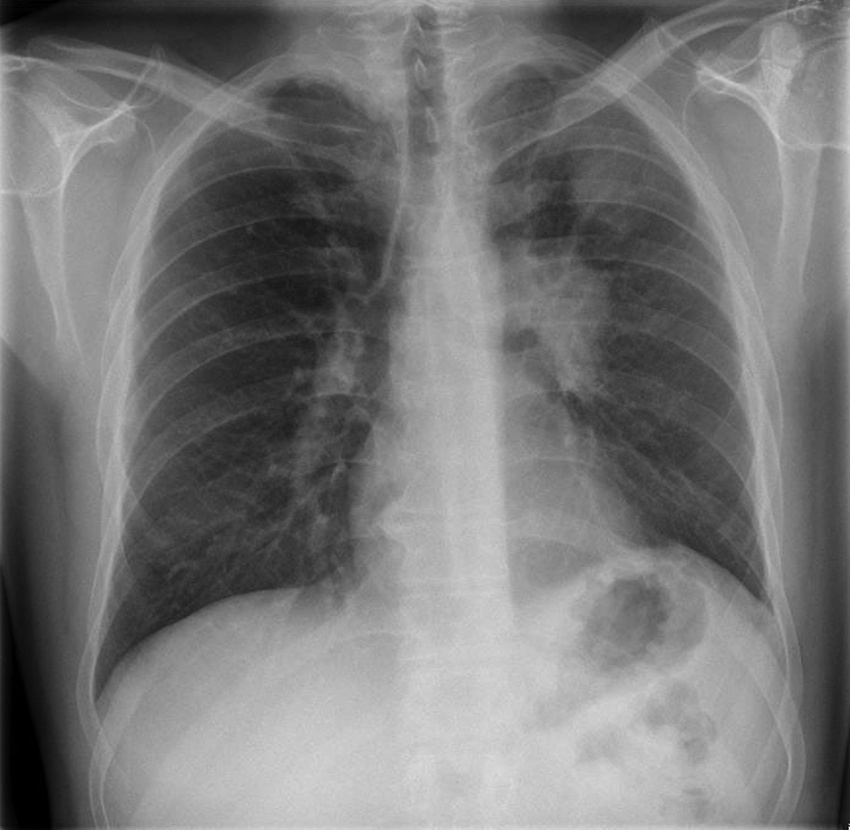
#> input picture img/chest.jpg, 850 x 830 px, shrunk from 1800 x 1756 before the run
$ python test.py
#> lines starting #> are read from the running program, lines starting #| are printed output that depends on the picture
"""."""
import cv2
import numpy as np
import matplotlib.pyplot as plt

img = cv2.imread('img/chest.jpg')
#> img is the input picture: shape (830, 850, 3); min 0, max 248, mean 118.9
cv2.imshow("Images", img)
cv2.waitKey(0)
cv2.destroyAllWindows()

gray_img = cv2.cvtColor(img, cv2.COLOR_BGR2GRAY)

gray_img_eqhist = cv2.equalizeHist(gray_img)
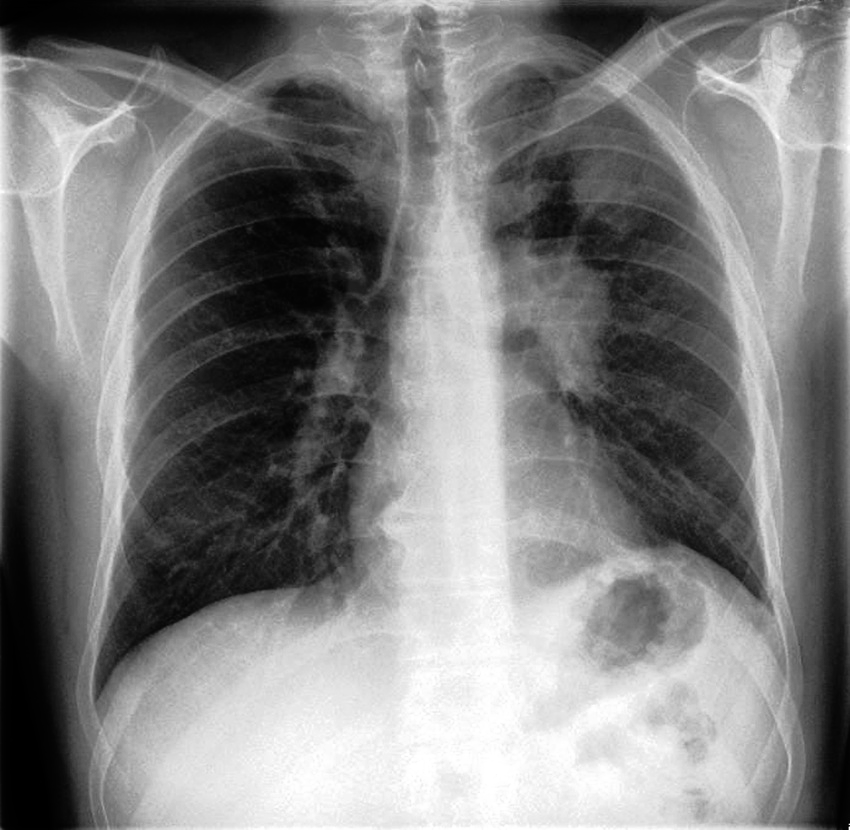
#> gray_img_eqhist: shape (830, 850); min 0, max 255, mean 127.7
hist = cv2.calcHist(gray_img_eqhist, [0], None, [256], [0, 256])
#> hist = 256 values, max 45 at index 1, min 0 at index 8, mean 3.32
cv2.imshow("Images", gray_img_eqhist)
cv2.imwrite('img/chest_eqhist.jpg', gray_img_eqhist)
cv2.waitKey(0)
cv2.destroyAllWindows()

clahe = cv2.createCLAHE(clipLimit=40)
gray_img_clahe = clahe.apply(gray_img_eqhist)
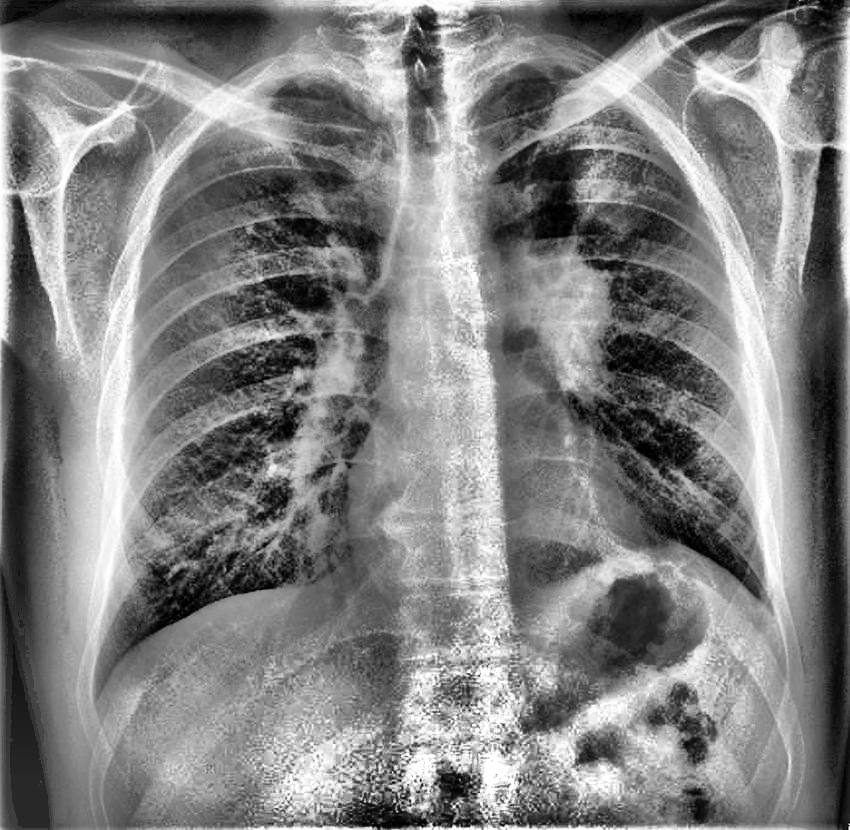
#> gray_img_clahe: shape (830, 850); min 0, max 255, mean 129
cv2.imshow("Images", gray_img_clahe)
cv2.imwrite('img/chest_clahe.jpg', gray_img_clahe)
cv2.waitKey(0)
cv2.destroyAllWindows()

$ run again, with img/img1.jpeg copied over img/chest.jpg
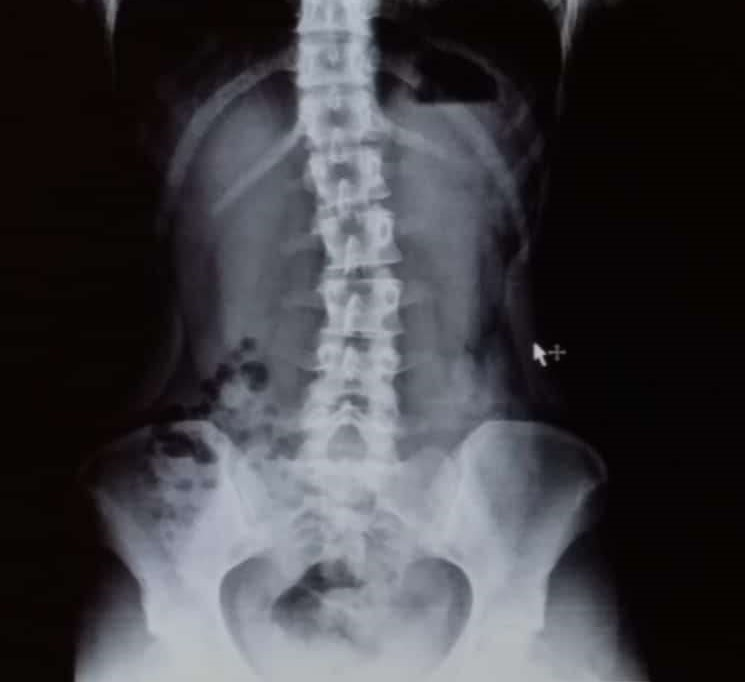
#> input picture img/img1.jpeg, 745 x 682 px
#> img is the input picture: shape (682, 745, 3); mean B, G, R 66.4, 62, 62.9
#> `gray_img_eqhist = cv2.equalizeHist(gray_img)`:
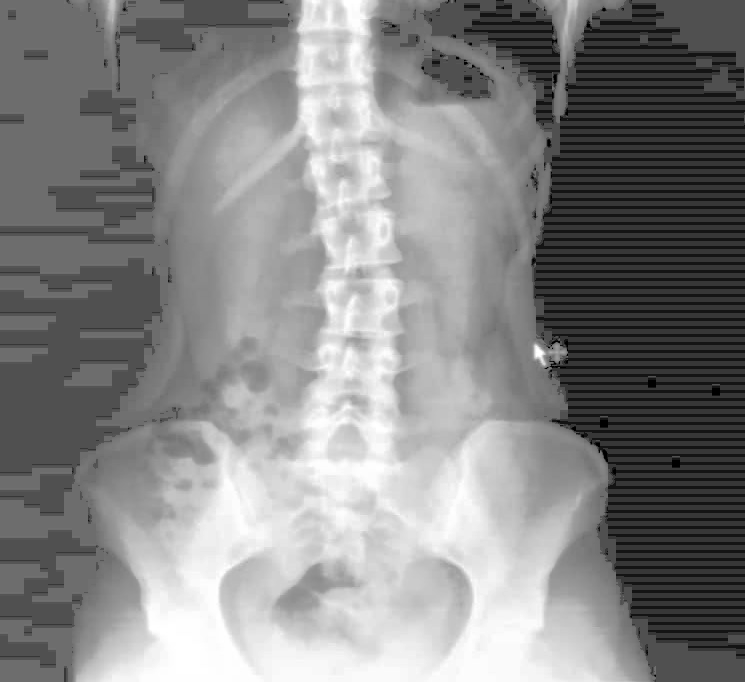
#> gray_img_eqhist: shape (682, 745); min 0, max 255, mean 133.3
#> hist = 256 values, max 246 at index 80, min 0 at index 1, mean 2.91
#> `gray_img_clahe = clahe.apply(gray_img_eqhist)`:
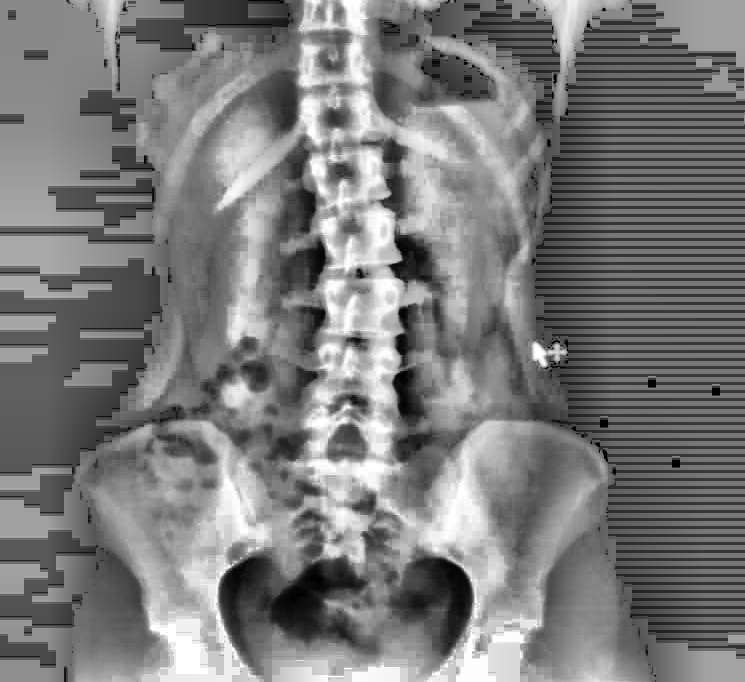
#> gray_img_clahe: shape (682, 745); min 0, max 255, mean 122.5
